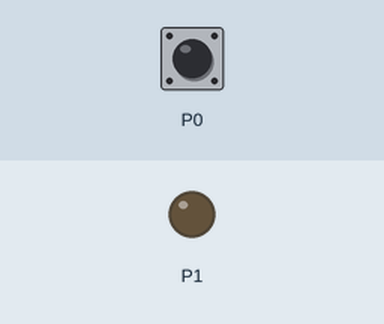
This program was run on a simulated BBC micro:bit (MakeCode). Parts: output pins drawn as LEDs (lit = HIGH). The inputs (shaded band) are chosen by the test bench.

Above: at 1.2 s.
1.3 s: touch pin P0 pressed for 0.15 s
At 2.3 s:
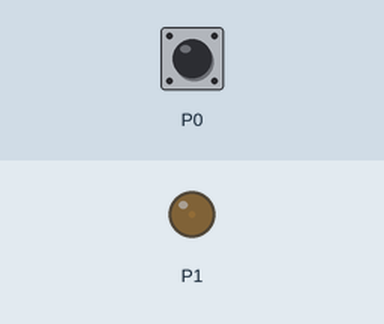
2.9 s: touch pin P0 pressed for 3.2 s
At 6.21 s:
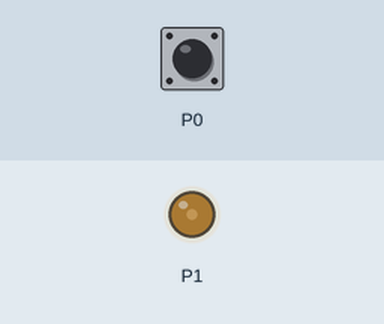
7.6 s: touch pin P0 pressed for 1 s
At 8.74 s:
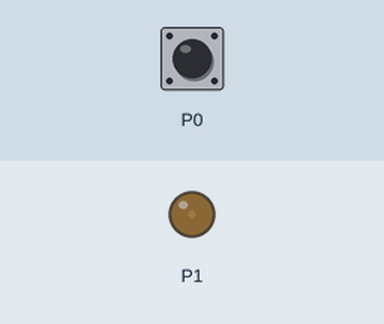
Timing chart, 0 to 10.6 s (numbered marks = the images above; inputs shaded):
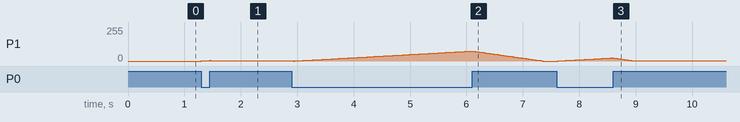

Measured:
- after the input at 1.3 s, P1: 0/255 → 1/255 at once
- after the input at 7.6 s, P1: rises from 0/255 to 23/255 in 0.95 s, then falls to 1/255 in 0.40 s

The program:

main.ts
```typescript
let i = 0
basic.forever(function () {
    if (input.pinIsPressed(TouchPin.P0) && i <= 1023) {
        i += 2
        basic.pause(1)
        pins.analogWritePin(AnalogPin.P1, i)
    } else {
        if (i > 0) {
            i += -5
            basic.pause(1)
            pins.analogWritePin(AnalogPin.P1, i)
        }
    }
})
```

test.ts
```typescript
// テストはここに来ます。このパッケージが拡張機能として使用されるときにはコンパイルされません。
```
